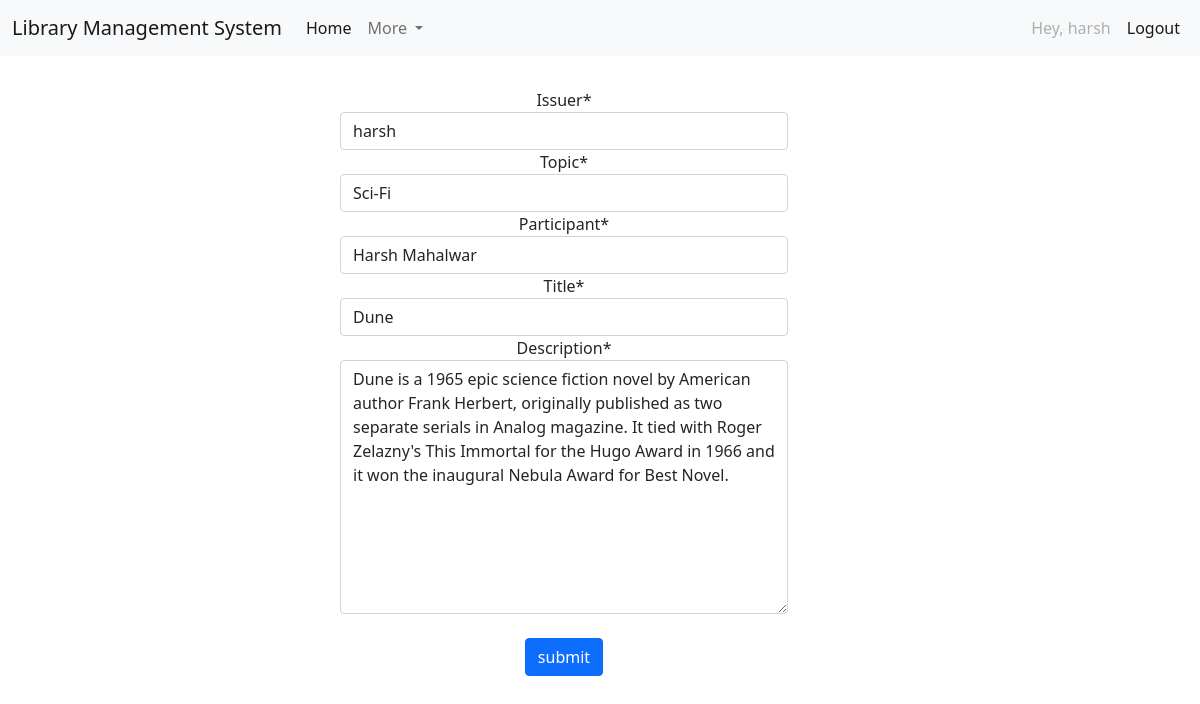
/update/1 (signed in), run on the app's committed database.
### core/models.py (models this page shows, shortened)
class book(models.Model):
    objects = None
    host = models.ForeignKey(User, on_delete=models.SET_NULL, null=True)
    id = models.AutoField(primary_key=True)
    topic = models.ForeignKey(Topic, on_delete=models.SET_NULL, null=True)
    participant = models.ForeignKey(participant, on_delete=models.SET_NULL, null=True)
    title = models.CharField(max_length=200)
    desc = models.TextField()
    created = models.DateTimeField(auto_now=True, null=True)
    updated = models.DateTimeField(auto_now_add=True, null=True)
    class Meta:
        ordering = ['-updated', '-created']

### core/views.py (the view)
# urls.py: path('update/<str:pk>', views.updateBook, name='update')
def updateBook(request, pk):
    r = book.objects.get(id=pk)
    fr = bookForm(instance=r)
    if request.user != r.host:
        return render(request, "sneaky.html")
    if request.method == 'POST':
        fr = bookForm(request.POST, instance=r)
        if fr.is_valid():
            fr.save()
            return redirect('/')
    context = {'books': fr}
    return render(request, 'update_page.html', context)

### core/forms.py
class bookForm(ModelForm):
    class Meta:
        model = book
        fields = '__all__'
        labels = {
            'host': 'Issuer',
            'name': 'book name',
            'desc': 'Description'
        }
    def __init__(self, *args, **kwargs):
        super(bookForm, self).__init__(*args, **kwargs)
        self.fields['host'].empty_label = "click here to select the Issuer"

### core/models.py (called while the page is built)
    def __str__(self):
        return self.name

    def __str__(self):
        return self.name

### templates/update_page.html
{% extends 'main.html' %}
{% load crispy_forms_tags %}
{% block content %}
<div class = "container my-4 " style = "width: 38rem">
<div class = "my-4 text-center" style = "width: 38rem;">
    <div style=" margin:2rem; width: 28rem; ">
    <form method = "POST" action = "#">{% csrf_token %}
        {{books|crispy}}
        <br>
        <input type ="submit" value = "submit" class = "btn btn-primary">
    </form>
</div>
</div>
</div>
{% endblock content %}

### templates/main.html (shortened to what this page needs)
<!doctype html>
<html lang="en">
  <head>
    <nav class="navbar navbar-expand-lg navbar-light bg-light">
  <div class="container-fluid">
    <a class="navbar-brand" href="\">Library Management System</a>
    <div class="collapse navbar-collapse" id="navbarSupportedContent">
      <ul class="navbar-nav me-auto mb-2 mb-lg-0">
        <li class="nav-item">
          <a class="nav-link active" aria-current="page" href='\'>Home</a>
        </li>
        <li class="nav-item dropdown">
          <a class="nav-link dropdown-toggle" href="#" id="navbarDropdown" role="button" data-bs-toggle="dropdown" aria-expanded="false">
            More
          </a>
        </li>
      </ul>
      <form class="d-flex">
        <ul class="navbar-nav me-auto mb-2 mb-lg-0">
        {% if request.user.is_authenticated %}
          <li>
        <a class = 'nav-link disabled' > Hey, {{user}}</a></li>
          <li>
        <a class="nav-link active" href = "{% url 'logout' %}">Logout</a></li>
       {% else %}
          <li>
       <a class = "nav-link" href = "{% url 'register' %}">Register</a></li>
       <li>
          <a class = "nav-link active" href = "{% url 'login' %}">Login</a></li>
       {% endif %}
        </ul>
      </form>
    </div>
  </div>
</nav>
    <link href="https://cdn.jsdelivr.net/npm/bootstrap@5.1.3/dist/css/bootstrap.min.css" rel="stylesheet">
  </head>
  <body>
  {% block content %}
  {% endblock %}
  </body>
</html>

### data on the page
book: host "harsh", topic "Sci-Fi", participant "Harsh Mahalwar", title "Dune", desc "Dune is a 1965 epic science fiction novel by American author Frank Herbert, originally published as two separate serials in Analog magazine. It tied with Roger Zelazny's This Immortal for the Hugo Award in 1966 and it won the inaugural Nebula Award for Best Novel."

### other printed values
{{ user }} "harsh"
